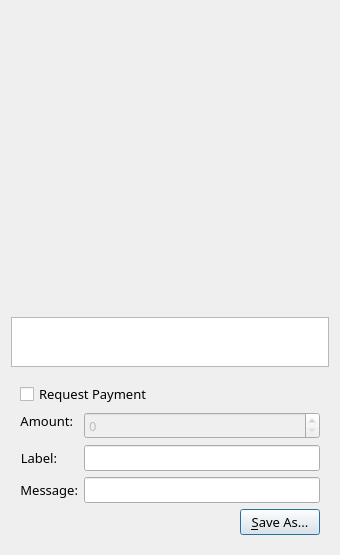
<?xml version="1.0" encoding="UTF-8"?>
<ui version="4.0">
 <class>QRCodeDialog</class>
 <widget class="QDialog" name="QRCodeDialog">
  <property name="geometry">
   <rect>
    <x>0</x>
    <y>0</y>
    <width>340</width>
    <height>530</height>
   </rect>
  </property>
  <property name="windowTitle">
   <string>QR Code Dialog</string>
  </property>
  <layout class="QVBoxLayout" name="verticalLayout_3">
   <item>
    <widget class="QLabel" name="lblQRCode">
     <property name="sizePolicy">
      <sizepolicy hsizetype="Expanding" vsizetype="Expanding">
       <horstretch>0</horstretch>
       <verstretch>0</verstretch>
      </sizepolicy>
     </property>
     <property name="minimumSize">
      <size>
       <width>300</width>
       <height>300</height>
      </size>
     </property>
     <property name="font">
      <font>
       <family>Ubuntu Condensed</family>
       <pointsize>10</pointsize>
      </font>
     </property>
     <property name="textFormat">
      <enum>Qt::PlainText</enum>
     </property>
     <property name="alignment">
      <set>Qt::AlignCenter</set>
     </property>
     <property name="wordWrap">
      <bool>true</bool>
     </property>
    </widget>
   </item>
   <item>
    <widget class="QPlainTextEdit" name="outUri">
     <property name="sizePolicy">
      <sizepolicy hsizetype="Expanding" vsizetype="Minimum">
       <horstretch>0</horstretch>
       <verstretch>0</verstretch>
      </sizepolicy>
     </property>
     <property name="minimumSize">
      <size>
       <width>0</width>
       <height>50</height>
      </size>
     </property>
     <property name="font">
      <font>
       <family>Ubuntu Condensed</family>
       <pointsize>10</pointsize>
      </font>
     </property>
     <property name="tabChangesFocus">
      <bool>true</bool>
     </property>
     <property name="textInteractionFlags">
      <set>Qt::TextSelectableByKeyboard|Qt::TextSelectableByMouse</set>
     </property>
    </widget>
   </item>
   <item>
    <widget class="QWidget" name="widget" native="true">
     <layout class="QVBoxLayout" name="verticalLayout_2">
      <item>
       <widget class="QCheckBox" name="chkReqPayment">
        <property name="enabled">
         <bool>true</bool>
        </property>
        <property name="font">
         <font>
          <family>Ubuntu Condensed</family>
          <pointsize>10</pointsize>
         </font>
        </property>
        <property name="text">
         <string>Request Payment</string>
        </property>
       </widget>
      </item>
      <item>
       <layout class="QFormLayout" name="formLayout">
        <property name="fieldGrowthPolicy">
         <enum>QFormLayout::AllNonFixedFieldsGrow</enum>
        </property>
        <item row="1" column="0">
         <widget class="QLabel" name="lblLabel">
          <property name="font">
           <font>
            <family>Ubuntu Condensed</family>
            <pointsize>10</pointsize>
           </font>
          </property>
          <property name="text">
           <string>Label:</string>
          </property>
          <property name="textFormat">
           <enum>Qt::PlainText</enum>
          </property>
          <property name="alignment">
           <set>Qt::AlignRight|Qt::AlignTrailing|Qt::AlignVCenter</set>
          </property>
          <property name="buddy">
           <cstring>lnLabel</cstring>
          </property>
         </widget>
        </item>
        <item row="1" column="1">
         <widget class="QLineEdit" name="lnLabel">
          <property name="font">
           <font>
            <family>Ubuntu Condensed</family>
            <pointsize>10</pointsize>
           </font>
          </property>
         </widget>
        </item>
        <item row="2" column="0">
         <widget class="QLabel" name="lblMessage">
          <property name="font">
           <font>
            <family>Ubuntu Condensed</family>
            <pointsize>10</pointsize>
           </font>
          </property>
          <property name="text">
           <string>Message:</string>
          </property>
          <property name="textFormat">
           <enum>Qt::PlainText</enum>
          </property>
          <property name="alignment">
           <set>Qt::AlignRight|Qt::AlignTrailing|Qt::AlignVCenter</set>
          </property>
          <property name="buddy">
           <cstring>lnMessage</cstring>
          </property>
         </widget>
        </item>
        <item row="2" column="1">
         <widget class="QLineEdit" name="lnMessage">
          <property name="font">
           <font>
            <family>Ubuntu Condensed</family>
            <pointsize>10</pointsize>
           </font>
          </property>
         </widget>
        </item>
        <item row="0" column="0">
         <widget class="QLabel" name="lblAmount">
          <property name="sizePolicy">
           <sizepolicy hsizetype="Preferred" vsizetype="Maximum">
            <horstretch>0</horstretch>
            <verstretch>0</verstretch>
           </sizepolicy>
          </property>
          <property name="font">
           <font>
            <family>Ubuntu Condensed</family>
            <pointsize>10</pointsize>
           </font>
          </property>
          <property name="text">
           <string>Amount:</string>
          </property>
          <property name="textFormat">
           <enum>Qt::PlainText</enum>
          </property>
          <property name="alignment">
           <set>Qt::AlignRight|Qt::AlignTrailing|Qt::AlignVCenter</set>
          </property>
          <property name="buddy">
           <cstring>lnReqAmount</cstring>
          </property>
         </widget>
        </item>
        <item row="0" column="1">
         <widget class="BitcoinAmountField" name="lnReqAmount">
          <property name="enabled">
           <bool>false</bool>
          </property>
          <property name="minimumSize">
           <size>
            <width>80</width>
            <height>0</height>
           </size>
          </property>
          <property name="font">
           <font>
            <family>Ubuntu Condensed</family>
            <pointsize>10</pointsize>
           </font>
          </property>
         </widget>
        </item>
       </layout>
      </item>
      <item>
       <layout class="QHBoxLayout" name="horizontalLayout">
        <item>
         <spacer name="horizontalSpacer">
          <property name="orientation">
           <enum>Qt::Horizontal</enum>
          </property>
          <property name="sizeHint" stdset="0">
           <size>
            <width>40</width>
            <height>20</height>
           </size>
          </property>
         </spacer>
        </item>
        <item>
         <widget class="QPushButton" name="btnSaveAs">
          <property name="font">
           <font>
            <family>Ubuntu Condensed</family>
            <pointsize>10</pointsize>
           </font>
          </property>
          <property name="text">
           <string>&amp;Save As...</string>
          </property>
         </widget>
        </item>
       </layout>
      </item>
     </layout>
    </widget>
   </item>
  </layout>
 </widget>
 <customwidgets>
  <customwidget>
   <class>BitcoinAmountField</class>
   <extends>QSpinBox</extends>
   <header>bitcoinamountfield.h</header>
  </customwidget>
 </customwidgets>
 <resources/>
 <connections>
  <connection>
   <sender>chkReqPayment</sender>
   <signal>clicked(bool)</signal>
   <receiver>lnReqAmount</receiver>
   <slot>setEnabled(bool)</slot>
   <hints>
    <hint type="sourcelabel">
     <x>92</x>
     <y>285</y>
    </hint>
    <hint type="destinationlabel">
     <x>98</x>
     <y>311</y>
    </hint>
   </hints>
  </connection>
 </connections>
</ui>
